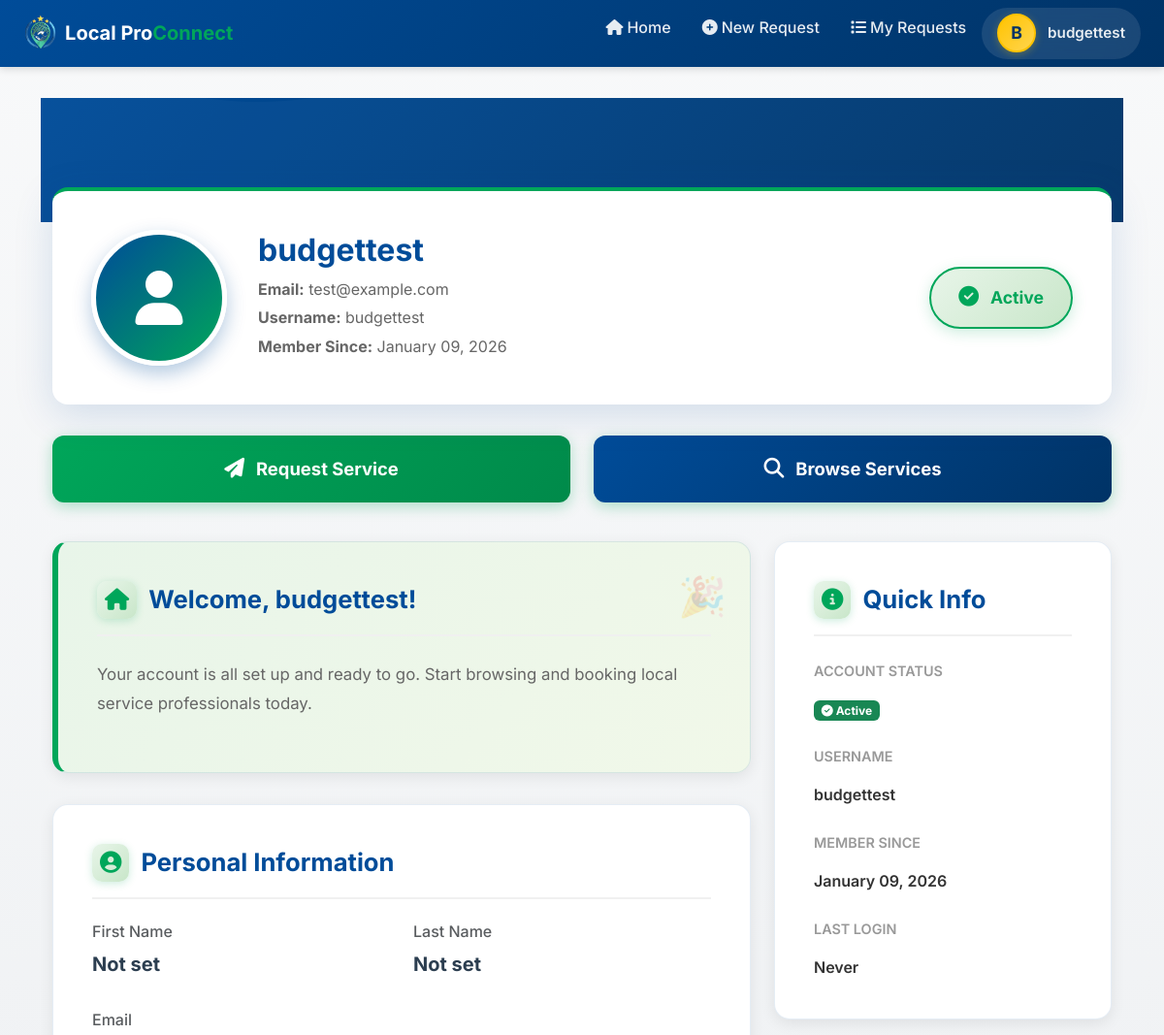
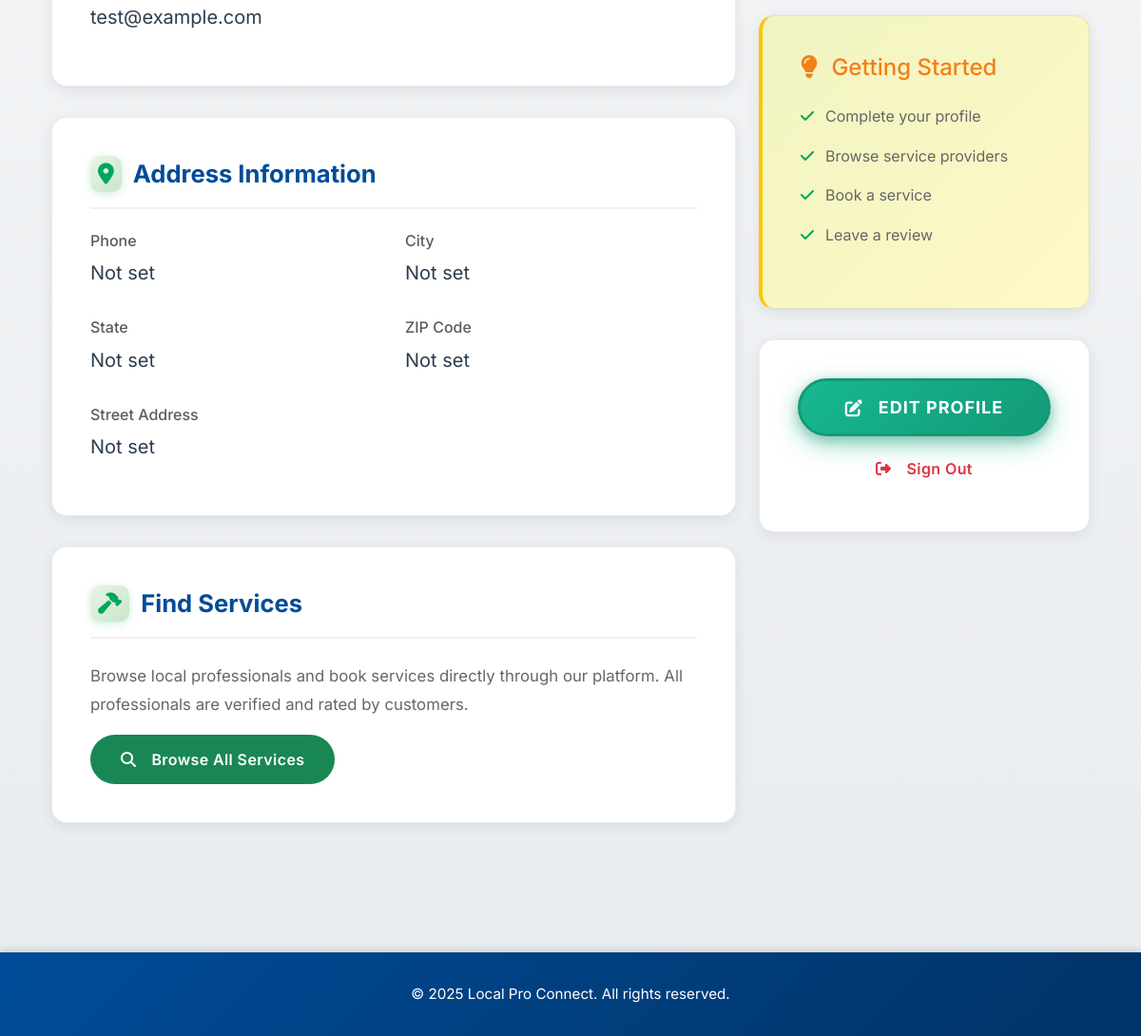
/accounts/profile/user/ (signed in), run on the app's committed database (2 pictures, top to bottom).
### accounts/models.py (models this page shows, shortened)
class UserProfile(models.Model):
	user = models.OneToOneField(settings.AUTH_USER_MODEL, on_delete=models.CASCADE, related_name='user_profile')
	phone = models.CharField(max_length=20, blank=True)
	address = models.CharField(max_length=255, blank=True)
	city = models.CharField(max_length=100, blank=True)
	state = models.CharField(max_length=50, blank=True)
	zip_code = models.CharField(max_length=10, blank=True)
	profile_picture = models.ImageField(upload_to='profiles/', null=True, blank=True)
	created_at = models.DateTimeField(auto_now_add=True)
	updated_at = models.DateTimeField(auto_now=True)
	class Meta:
		verbose_name = 'User Profile'
		verbose_name_plural = 'User Profiles'

### accounts/views.py (the view)
# urls.py: path('profile/user/', views.user_profile, name='user_profile'),
def user_profile(request):
    if not request.user.is_authenticated:
        return redirect('accounts:register_user')
    user_profile = UserProfile.objects.get(user=request.user) if UserProfile.objects.filter(user=request.user).exists() else None
    return render(request, 'accounts/user_profile.html', {'user_profile': user_profile})

### accounts/templates/accounts/user_profile.html (shortened to what this page needs)
{% extends 'base.html' %}
{% load static %}
{% block content %}
<div class="profile-hero"></div>
<div class="container py-4">
    <div class="profile-header-card">
        <div class="profile-header">
            <div class="profile-avatar">
                <i class="fas fa-user"></i>
            </div>
            <div class="profile-info">
                <h2>{{ user.get_full_name|default:user.username }}</h2>
                <p><strong>Email:</strong> {{ user.email }}</p>
                <p><strong>Username:</strong> {{ user.username }}</p>
                <p><strong>Member Since:</strong> {{ user.date_joined|date:"F d, Y" }}</p>
            </div>
            <div class="user-status-badge">
                <i class="fas fa-check-circle"></i>
                Active
            </div>
        </div>
    </div>
    <div class="row mb-4">
        <div class="col-md-6">
            <a href="/requests/create/" class="call-btn-large">
                <i class="fas fa-paper-plane"></i> Request Service
            </a>
        </div>
        <div class="col-md-6">
            <a href="/" class="call-btn-large" style="background: linear-gradient(135deg, #004C99 0%, #003366 100%);">
                <i class="fas fa-search"></i> Browse Services
            </a>
        </div>
    </div>
    <div class="row">
        <div class="col-lg-8">
            <div class="section-card welcome-badge">
                <h3 class="section-title">
                    <i class="fas fa-home"></i> Welcome, {{ user.first_name|default:user.username }}!
                </h3>
                <p class="description-text">
                    Your account is all set up and ready to go. Start browsing and booking local service professionals today.
                </p>
            </div>
            <div class="section-card">
                <h3 class="section-title">
                    <i class="fas fa-user-circle"></i> Personal Information
                </h3>
                <div class="row mb-3">
                    <div class="col-md-6">
                        <h6 class="text-muted mb-2">First Name</h6>
                        <p class="fs-5 fw-bold">{{ user.first_name|default:"Not set" }}</p>
                    </div>
                    <div class="col-md-6">
                        <h6 class="text-muted mb-2">Last Name</h6>
                        <p class="fs-5 fw-bold">{{ user.last_name|default:"Not set" }}</p>
                    </div>
                </div>
                <h6 class="text-muted mb-2">Email</h6>
                <p class="fs-5">{{ user.email }}</p>
            </div>
            {% if user_profile %}
            <div class="section-card">
                <h3 class="section-title">
                    <i class="fas fa-map-marker-alt"></i> Address Information
                </h3>
                <div class="row mb-3">
                    <div class="col-md-6">
                        <h6 class="text-muted mb-2">Phone</h6>
                        <p class="fs-5">{{ user_profile.phone|default:"Not set" }}</p>
                    </div>
                    <div class="col-md-6">
                        <h6 class="text-muted mb-2">City</h6>
                        <p class="fs-5">{{ user_profile.city|default:"Not set" }}</p>
                    </div>
                </div>
                <div class="row mb-3">
                    <div class="col-md-6">
                        <h6 class="text-muted mb-2">State</h6>
                        <p class="fs-5">{{ user_profile.state|default:"Not set" }}</p>
                    </div>
                    <div class="col-md-6">
                        <h6 class="text-muted mb-2">ZIP Code</h6>
                        <p class="fs-5">{{ user_profile.zip_code|default:"Not set" }}</p>
                    </div>
                </div>
                <h6 class="text-muted mb-2">Street Address</h6>
                <p class="fs-5">{{ user_profile.address|default:"Not set" }}</p>
            </div>
            {% endif %}
            <div class="section-card">
                <h3 class="section-title">
                    <i class="fas fa-hammer"></i> Find Services
                </h3>
                <p class="description-text mb-3">
                    Browse local professionals and book services directly through our platform. All professionals are verified and rated by customers.
                </p>
                <a href="/" class="btn btn-success btn-lg">
                    <i class="fas fa-search me-2"></i> Browse All Services
                </a>
            </div>
        </div>
        <div class="col-lg-4">
            <div class="section-card">
                <h3 class="section-title">
                    <i class="fas fa-info-circle"></i> Quick Info
                </h3>
                <div style="text-align: left;">
                    <div class="info-label mb-3">Account Status</div>
                    <div style="color: #333; font-weight: 600; margin-bottom: 1.5rem;">
                        {% if user.is_active %}
                            <span class="badge bg-success"><i class="fas fa-check-circle"></i> Active</span>
                        {% else %}
                            <span class="badge bg-danger"><i class="fas fa-times-circle"></i> Inactive</span>
                        {% endif %}
                    </div>
                    <div class="info-label mb-3">Username</div>
                    <div style="color: #333; font-weight: 600; margin-bottom: 1.5rem;">{{ user.username }}</div>
                    <div class="info-label mb-3">Member Since</div>
                    <div style="color: #333; font-weight: 600; margin-bottom: 1.5rem;">{{ user.date_joined|date:"F d, Y" }}</div>
                    <div class="info-label mb-3">Last Login</div>
                    <div style="color: #333; font-weight: 600;">
                        {% if user.last_login %}
                            {{ user.last_login|date:"F d, Y \a\t g:i A" }}
                        {% else %}
                            Never
                        {% endif %}
                    </div>
                </div>
            </div>
            <div class="section-card" style="background: linear-gradient(135deg, #F0F4C3 0%, #FFF9C4 100%); border-left: 4px solid #FFC300;">
                <h4 style="color: #F57F17; margin-bottom: 1rem;">
                    <i class="fas fa-lightbulb me-2"></i> Getting Started
                </h4>
                <ul style="list-style: none; padding: 0; color: #666;">
                    <li style="padding: 0.5rem 0;"><i class="fas fa-check" style="color: #00A65A; margin-right: 0.75rem;"></i>Complete your profile</li>
                    <li style="padding: 0.5rem 0;"><i class="fas fa-check" style="color: #00A65A; margin-right: 0.75rem;"></i>Browse service providers</li>
                    <li style="padding: 0.5rem 0;"><i class="fas fa-check" style="color: #00A65A; margin-right: 0.75rem;"></i>Book a service</li>
                    <li style="padding: 0.5rem 0;"><i class="fas fa-check" style="color: #00A65A; margin-right: 0.75rem;"></i>Leave a review</li>
                </ul>
            </div>
            <div class="section-card text-center">
                <button class="btn btn-primary btn-lg w-100 mb-2" data-bs-toggle="modal" data-bs-target="#editProfileModal">
                    <i class="fas fa-edit me-2"></i> Edit Profile
                </button>
                <a href="/accounts/logout/" class="btn btn-outline-danger btn-lg w-100">
                    <i class="fas fa-sign-out-alt me-2"></i> Sign Out
                </a>
            </div>
        </div>
    </div>
</div>
{% endblock %}

### templates/base.html (shortened to what this page needs)
{% load static %}
<!DOCTYPE html>
<html lang="en">
<head>
    <link href="https://cdn.jsdelivr.net/npm/bootstrap@5.3.0/dist/css/bootstrap.min.css" rel="stylesheet">
    <link href="https://cdnjs.cloudflare.com/ajax/libs/font-awesome/6.4.0/css/all.min.css" rel="stylesheet">
    <link rel="stylesheet" href="{% static 'css/request.css' %}?v=2.0">
</head>
<body>
    <nav class="navbar navbar-expand-lg navbar-dark">
        <div class="container-fluid px-4">
            <a class="navbar-brand" href="/">
                <img src="/static/assets/image/newlogo.png" alt="Local Pro Connect Logo" onerror="this.style.display='none'">
                <span class="navbar-brand-text">Local Pro<span class="highlight">Connect</span></span>
            </a>
            <div class="collapse navbar-collapse" id="navbarNav">
                <ul class="navbar-nav ms-auto">
                    <li class="nav-item">
                        <a class="nav-link" href="{% url 'accounts:home' %}"><i class="fas fa-home me-1"></i>Home</a>
                    </li>
                    {% if user.is_authenticated %}
                    {% if user.provider_profile %}
                    <li class="nav-item">
                        <a class="nav-link" href="{% url 'requests:request_list' %}"><i class="fas fa-list me-1"></i>My Requests</a>
                    </li>
                    <li class="nav-item">
                        <a class="nav-link" href="{% url 'accounts:provider_dashboard' %}"><i class="fas fa-chart-bar me-1"></i>Dashboard</a>
                    </li>
                    {% else %}
                    <li class="nav-item">
                        <a class="nav-link" href="{% url 'requests:create_request' %}"><i class="fas fa-plus-circle me-1"></i>New Request</a>
                    </li>
                    <li class="nav-item">
                        <a class="nav-link" href="{% url 'requests:request_list' %}"><i class="fas fa-list me-1"></i>My Requests</a>
                    </li>
                    {% endif %}
                    <li class="nav-item dropdown profile-indicator">
                        <a class="nav-link profile-dropdown-toggle"
                           href="#"
                           id="profileDropdown"
                           role="button"
                           data-bs-toggle="dropdown"
                           aria-expanded="false"
                           aria-label="User profile menu">
                            {% if user.provider_profile.profile_picture %}
                                <img src="{{ user.provider_profile.profile_picture.url }}"
                                     alt="{{ user.username }}'s profile picture"
                                     class="profile-avatar"
                                     loading="lazy"
                                     onerror="this.style.display='none'; this.nextElementSibling.style.display='flex';">
                                <div class="profile-avatar-fallback" style="display: none;">
                                    {{ user.username|first|upper }}
                                </div>
                            {% else %}
                                <div class="profile-avatar-fallback">
                                    {{ user.username|first|upper }}
                                </div>
                            {% endif %}
                            <span class="profile-username">{{ user.username }}</span>
                        </a>
                    </li>
                    {% endif %}
                </ul>
            </div>
        </div>
    </nav>
    <main class="container">
        {% block content %}{% endblock %}
    </main>
    <footer>
        <p>&copy; 2025 Local Pro Connect. All rights reserved.</p>
    </footer>
</body>
</html>

### static/css/request.css (style rules this page uses)
:root { --primary-blue: #0052CC; --primary-blue-dark: #003d99; --primary-blue-light: #0066FF; --accent-green: #17B890; --accent-green-dark: #139a77; --accent-green-light: #20D4A8; --accent-yellow: #FFC300; --accent-yellow-dark: #E6B000; --text-dark: #2C3E50; --text-medium: #4A5568; --text-light: #6B7280; --light-blue: #E8F0FE; --light-green: #E8F5F0; --light-gray: #F5F5F5; --border-gray: #E8E8E8; --border-focus: #D1D5DB; --white: #FFFFFF; --error-red: #e74c3c; --success-green: #10B981; --spacing-xs: 4px; --spacing-sm: 8px; --spacing-md: 16px; --spacing-lg: 24px; --spacing-xl: 32px; --spacing-xxl: 48px; --radius-sm: 8px; --radius-md: 12px; --radius-lg: 16px; --radius-xl: 20px; --radius-full: 999px; --shadow-xs: 0 1px 2px rgba(0, 0, 0, 0.04); --shadow-sm: 0 2px 4px rgba(0, 0, 0, 0.06), 0 1px 2px rgba(0, 0, 0, 0.03); --shadow-md: 0 4px 12px rgba(0, 0, 0, 0.08), 0 2px 4px rgba(0, 0, 0, 0.04); --shadow-lg: 0 10px 30px rgba(0, 0, 0, 0.12), 0 4px 8px rgba(0, 0, 0, 0.06); --shadow-xl: 0 20px 40px rgba(0, 0, 0, 0.15), 0 8px 16px rgba(0, 0, 0, 0.08); --shadow-inner: inset 0 2px 4px rgba(0, 0, 0, 0.04); --focus-ring-blue: 0 0 0 3px rgba(0, 82, 204, 0.12), 0 0 0 1px var(--primary-blue); --focus-ring-green: 0 0 0 3px rgba(23, 184, 144, 0.15), 0 0 0 1px var(--accent-green); --transition-fast: 150ms cubic-bezier(0.4, 0, 0.2, 1); --transition-normal: 300ms cubic-bezier(0.4, 0, 0.2, 1); --transition-slow: 500ms cubic-bezier(0.4, 0, 0.2, 1); --transition-bounce: 400ms cubic-bezier(0.68, -0.55, 0.265, 1.55); }
* { box-sizing: border-box; }
body { font-family: 'Inter', -apple-system, BlinkMacSystemFont, 'Segoe UI', 'Roboto', sans-serif; background: linear-gradient(135deg, rgba(0, 82, 204, 0.8) 0%, rgba(255, 255, 255, 0.7) 50%, rgba(23, 184, 144, 0.8) 100%), url('/static/assets/image/Gemini_Generated_Image_10go4k10go4k10go.png'); background-size: cover; background-position: center; background-attachment: fixed; margin: 0; padding: 0; color: var(--text-dark); line-height: 1.6; min-height: 100vh; -webkit-font-smoothing: antialiased; -moz-osx-font-smoothing: grayscale; }
.btn { flex: 1; padding: 14px var(--spacing-xl); border: none; border-radius: var(--radius-full); font-size: 16px; font-weight: 600; cursor: pointer; transition: all var(--transition-normal); display: inline-flex; align-items: center; justify-content: center; gap: var(--spacing-sm); text-decoration: none; font-family: inherit; text-transform: none; letter-spacing: 0.4px; position: relative; overflow: hidden; }
.btn::before { content: ''; position: absolute; top: 50%; left: 50%; width: 0; height: 0; border-radius: 50%; background: rgba(255, 255, 255, 0.3); transform: translate(-50%, -50%); transition: width 0.6s, height 0.6s; }
.btn-lg { min-height: 52px; font-size: 16px; }
.btn-primary { background: linear-gradient(135deg, var(--accent-green) 0%, var(--accent-green-dark) 100%); color: var(--white); box-shadow: 0 8px 24px rgba(23, 184, 144, 0.5), 0 4px 12px rgba(0, 0, 0, 0.2); border: 3px solid var(--accent-green-dark); font-size: 18px; font-weight: 700; text-transform: uppercase; letter-spacing: 1px; }

### data on the page
UserProfile: phone "Not set", city "Not set", state "Not set", zip_code "Not set", address "Not set"

### other printed values
{{ user.username|first|upper }} "B"
{{ user.username }} "budgettest"
{{ user.get_full_name|default:user.username }} "budgettest"
{{ user.email }} "test@example.com"
{{ user.date_joined|date:"F d, Y" }} "January 09, 2026"
{{ user.first_name|default:user.username }} "budgettest"
{{ user.first_name|default:"Not set" }} "Not set"
{{ user.last_name|default:"Not set" }} "Not set"
